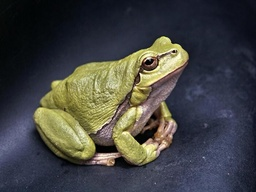
#> input picture image_manipulation/v1_1/bilder/frosch.jpg, 256 x 192 px, shrunk from 700 x 525 before the run
$ python edge_detection.py
#> lines starting #> are read from the running program, lines starting #| are printed output that depends on the picture
import numpy as np
from numpy import ndarray
import matplotlib.pyplot as plt
import matplotlib.image as mpimg
import os

class Image:
    DEFAULT_IMAGE_PATH = r"bilder/frosch.jpg"
    def __init__(self, imagePath:None|str=None, imageData:None|ndarray=None):
        # load image from path if none are given
        if imageData is None:
            self.imagePath = imagePath if isinstance(imagePath, str) else self.DEFAULT_IMAGE_PATH
            self.image = self.load(self.imagePath)
        else:
            self.image = imageData
        # save original image for later edge mapping
        self.originalImage = self.image
        # for later usage
        self.HEIGHT, self.WIDTH = self.image.shape[:2]


    @staticmethod
    def load(path: str) -> ndarray:
        """load image as u_int8 ndarray[3] from the specified path"""
#> called with path = 'bilder/frosch.jpg'

        # check if the image exists
        if not os.path.exists(path):
            raise FileNotFoundError(f"Image not found: {path}")

        # read
        img = mpimg.imread(path)
#> img is the input picture: shape (192, 256, 3); mean R, G, B 67.6, 68.2, 66.3
        # convert to correct type
        if img.dtype in (np.float32, np.float64):
            img = (img * 255).astype(np.uint8)
        else:
            img = img.astype(np.uint8)
        return img

    # [62 lines left out: functions colorDerivation, brightnessAdjust, _fixEdgesAfterBlur, not called in this run]
    def blur(self, radius:int=3)->np.ndarray:
        """blur self.image linearly:
        for each pixel imagine a square around it (s=2r+1),
        take the mean color of that square and set this color to the pixel
        returns: np.ndarray = img[y, x, c]
        """
#> called with radius = 10
        def is_real_pos(_x:int, _y:int)->bool:
            """checks whether given x, y coords are a valid image pixel position"""
            if 0<=_x<self.WIDTH and 0<=_y<self.HEIGHT:
                return True
            return False


        def avg_color(_x:int, _y:int)-> tuple[int, ...]:
            """return avg color of square round xy with side length of 2r+1
            returns: (int,int,int): avg color"""
            color = [0,0,0]
            fields = ((radius*2 + 1)**2)
            # for each pixel in this sub square
            for dy in range(-radius,radius+1):
                for dx in range(-radius,radius+1):
                    # skip center position
                    if dy == 0 and dx == 0:
                        continue
                    # calc absolute position in image
                    ax = _x + dx
                    ay = _y + dy
                    # check if the given pos is in the image
                    if not is_real_pos(ax, ay):
                        continue

                    # get pixel color
                    field = self.image[ay, ax]
                    # add each color channel to its sum
                    color[0] += int(field[0])
                    color[1] += int(field[1])
                    color[2] += int(field[2])

            avgColor: list[int] = [0,0,0]

            # calc avg of the collected pixel data in the square
            avgColor[0] = round(color[0] / fields)
            avgColor[1] = round(color[1] / fields)
            avgColor[2] = round(color[2] / fields)

            return tuple(avgColor)

        # new image, so we don't get interference when blur-ing
        blurredImageArray = np.zeros((self.HEIGHT, self.WIDTH, 3), dtype=np.uint8)

        # find blured color for each pixel and write it to the new image
        for y in range(self.HEIGHT):
            for x in range(self.WIDTH):
                blurredImageArray[y, x] = avg_color(x, y)
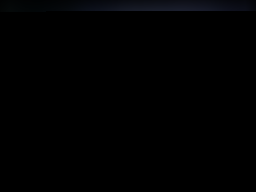
#> blurredImageArray: shape (192, 256, 3); mean of channels 0, 1, 2 0.6, 0.8, 1.2; drawn as R, G, B

        # before returning, fix the edges and corners
        return self._fixEdgesAfterBlur(blurredImageArray, radius)

    def drawArray(self, b:ndarray)->None:
        """layover the given array onto self.image as red pixels"""
        self.image[b[:, 0], b[:, 1]] = (255,0,0)

    def edgeDetection(self, t:int, r:int)->ndarray:
        """
        r: int -> blur radius
        t: int -> the lowest color change considered as edge.

        returns: ndarray image
        """
        # blur to reduce random noise
        self.blur(r)
        # find the derivative
        coords = self.colorDerivation(threshold=t)
        # lower image brightnes, so the plotted edges stand more out
        self.brightnessAdjust(-40)
        # plot the calculated coords
        self.drawArray(coords)
        # return the final image
        return self.image

if __name__ == "__main__":
    i = Image()
#> (the run stopped early here; a loop or call above may not have finished)
